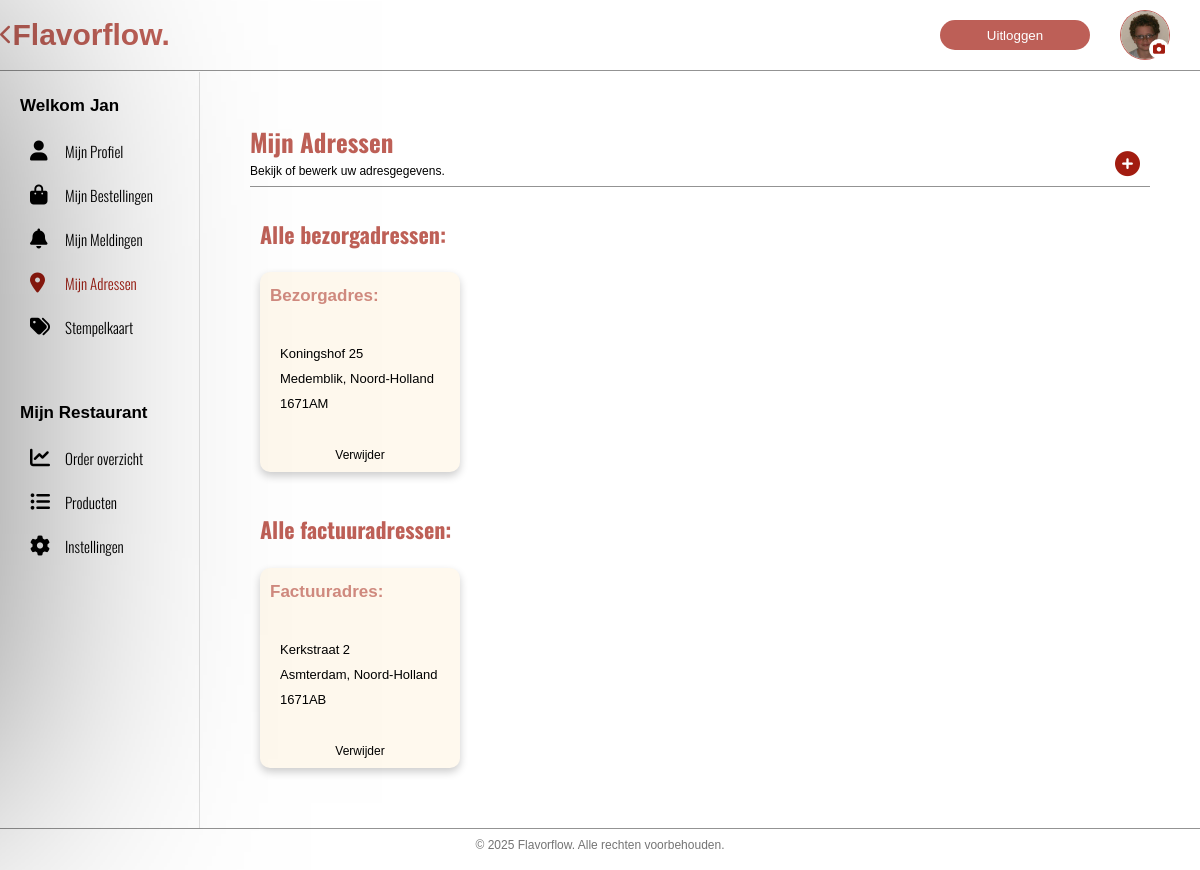
Page /address.php (signed in) on the committed database.
### tables this page shows
CREATE TABLE `address` (
  `address_id` int NOT NULL,
  `user_id` int NOT NULL,
  `address_type` varchar(255) NOT NULL,
  `country` varchar(255) NOT NULL,
  `province` varchar(255) NOT NULL,
  `city` varchar(255) NOT NULL,
  `street_name` varchar(255) NOT NULL,
  `street_number` int NOT NULL,
  `street_number_addon` varchar(20) DEFAULT NULL,
  `postal_code` varchar(55) NOT NULL,
  `created_at` varchar(55) NOT NULL,
  `active` tinyint(1) NOT NULL,
  `offline` tinyint(1) NOT NULL
);

### functions/functions.php (called while the page is built, shortened)
<?php
function getRestaurantOwnerIDByUsername($mysqli, $username) {
    $query = "SELECT restaurant_id FROM users WHERE username = ?";
    $stmt = $mysqli->prepare($query);
    $restaurant_id = '';
    $stmt->bind_param("s", $username);
    $stmt->execute();
    $stmt->bind_result($restaurant_id);
    if ($stmt->fetch()) {
        return $restaurant_id;
    } else {
        $stmt->close();
        return null;
    }
}
function getUserIdByUsername($mysqli, $username){
    $query = "SELECT user_id FROM users WHERE username = ?";
    $stmt = $mysqli->prepare($query);
    $user_id = '';
    $stmt->bind_param("s", $username);
    $stmt->execute();
    $stmt->bind_result($user_id);
    if ($stmt->fetch()) {
        return $user_id;
    } else {
        $stmt->close();
        return null;
    }
}

### address.php (the view, shortened to what this page needs)
<?php
require_once './db_conn.php';
include('./functions/functions.php');
$username = $_SESSION['username'];
$rank = $_SESSION['user_type'];
$fname = $_SESSION['fname'];
$profileimg = isset($_SESSION['profile_img_src']) ? "./img/profileimg/" . $_SESSION['profile_img_src'] : './img/logo-res.jpg';
$restaurant_id = getRestaurantOwnerIDByUsername($mysqli, $username);
$user_id =  getUserIdByUsername($mysqli, $username);
?>
<!DOCTYPE html>
<html lang="en">
<head>
    <link rel="stylesheet" href="https://cdnjs.cloudflare.com/ajax/libs/font-awesome/6.0.0-beta3/css/all.min.css">
    <link rel="stylesheet" href="./css/index.css" />
    <link rel="stylesheet" href="./css/order.css" />
    <link rel="stylesheet" href="./css/profile.css" />
    <link rel="stylesheet" href="./css/restaurants.css" />
    <link rel="stylesheet" href="./css/notification-error.css" />
    <link rel="stylesheet" href="./css/password-change.css" />
    <link rel="stylesheet" href="./css/login.css" />
</head>
<body>
    <header class="header">
        <div class="navbar-container">
            <nav class="navbar">
                <div onclick="goBack();" class="logo">
                    <i class="fas fa-chevron-left"></i>
                    <h1>Flavorflow.</h1>
                </div>
                <form class="navbar-logoutcontainer" action="./controllers/account_controller.php?type=logout" method="POST">
                    <button class="navbar-logoutbutton" type="submit">Uitloggen</button>
                </form>
            </nav>
            <div class="profile-imgcontainer">
                <?php if (empty($_SESSION['profile_img_src'])): ?>
                    <div class="profile-img">
                        <i class="fas fa-user profile-edit-icon"></i>
                        <i onclick="openImgChanger();" class="fas fa-camera edit-profile-button"></i>
                    </div>
                <?php else: ?>
                    <figure class="profile-img">
                        <img src="<?php echo $profileimg;; ?>" alt="Profile image">
                        <i onclick="openImgChanger();" class="fas fa-camera edit-profile-button"></i>
                    </figure>
                <?php endif; ?>
            </div>
        </div>
        <div class="navbar-underlinecontainer">
            <figure class="navbar-underline" style="width: 100%;"></figure>
        </div>
    </header>
    <main class="profile">
        <aside class="profile-navigation">
            <div class="profile-container">
                <header class="profile-header">
                    <h1>Welkom <span style="text-transform: capitalize;"><?php echo $fname; ?></span></h1>
                </header>
                <ul class="profile-list">
                    <li class="profile-listitem">
                        <div class="profile-listitem-container">
                            <i class="fas fa-user"></i>
                            <a href="./profile.php">Mijn Profiel</a>
                        </div>
                    </li>
                    <li class="profile-listitem">
                        <div class="profile-listitem-container">
                            <i class="fas fa-bag-shopping"></i>
                            <a href="./orders.php">Mijn Bestellingen</a>
                        </div>
                    </li>
                    <li class="profile-listitem">
                        <div class="profile-listitem-container">
                            <i class="fas fa-bell"></i>
                            <a href="./notifications.php">Mijn Meldingen</a>
                        </div>
                    </li>
                    <li class="profile-listitem">
                        <div class="profile-listitem-container active">
                            <i class="fas fa-location-dot"></i>
                            <a href="./address.php">Mijn Adressen</a>
                        </div>
                    </li>
                    <li class="profile-listitem">
                        <div class="profile-listitem-container">
                            <i class="fas fa-tags"></i>
                            <a href="./stamps.php">Stempelkaart</a>
                        </div>
                    </li>
                </ul>
            </div>
            <?php
            if ($rank == "res_owner" && !is_null($restaurant_id)) {
            ?>
                <div class="profile-container admin">
                    <header class="profile-header">
                        <h1>Mijn Restaurant</h1>
                    </header>
                    <ul class="profile-list">
                        <li class="profile-listitem">
                            <div class="profile-listitem-container">
                                <i class="fas fa-chart-line"></i>
                                <a href="./restaurant-orderoverview.php?id=<?php echo $restaurant_id; ?>">Order overzicht</a>
                            </div>
                        </li>
                        <li class="profile-listitem">
                            <div class="profile-listitem-container">
                                <i class="fas fa-list-ul"></i>
                                <a href="./restaurant-products.php?id=<?php echo $restaurant_id; ?>">Producten</a>
                            </div>
                        </li>
                        <li class="profile-listitem">
                            <div class="profile-listitem-container">
                                <i class="fas fa-gear"></i>
                                <a href="./restaurant-settings.php?id=<?php echo $restaurant_id; ?>">Instellingen</a>
                            </div>
                        </li>
                    </ul>
                </div>
            <?php
            } else {
                echo "";
            }
            ?>
        </aside>
        <section class="profile-content">
            <div class="profile-info">
                <div class="address-headerheading" style="padding-bottom: 0.5rem;">
                    <div class="address-headertext">
                        <h1>Mijn Adressen</h1>
                        <p>Bekijk of bewerk uw adresgegevens.</p>
                    </div>
                    <div class="address-headericon" onclick="openPopup('newaddresscontainer', 'close-newaddress');">
                        <i class="fas fa-circle-plus"></i>
                    </div>
                </div>
                <ul class="profile-info-list" style="border-top: 1px solid #939393;">
                    <div class="adres-container">
                        <header class="adres-header">
                            <h1>Alle bezorgadressen:</h1>
                        </header>
                        <div class="adres-deliverycontainer">
                            <?php
                            if ($user_id) {
                                $stmt = $mysqli->prepare("SELECT * FROM address WHERE user_id = ? AND address_type = 'bezorgadres'");
                                $stmt->execute([$user_id]);
                                $result = $stmt->get_result();
                                $addresses = $result->fetch_all(MYSQLI_ASSOC);
                                if (!empty($addresses)) {
                                    foreach ($addresses as $address) {
                            ?>
                                        <li class="adres-listitem">
                                            <div class="adres-listitem-header">
                                                <b>Bezorgadres:</b>
                                            </div>
                                            <div class="adres-listdata">
                                                <p><?php echo htmlspecialchars($address['street_name']) . " " . htmlspecialchars($address['street_number']) . ($address['street_number_addon'] ? " " . htmlspecialchars($address['street_number_addon']) : ""); ?></p>
                                                <p><?php echo htmlspecialchars($address['city']) . ", " . htmlspecialchars($address['province']); ?></p>
                                                <p style="text-transform: uppercase;"><?php echo htmlspecialchars($address['postal_code']); ?></p>
                                            </div>
                                            <button class="adres-listbutton" onclick="openDeleteAddress(<?php echo $address['address_id']; ?>);">
                                                Verwijder
                                            </button>
                                        </li>
                            <?php
                                    }
                                } else {
                                    echo "<p>Geen bezorgadressen gevonden.</p>";
                                }
                            } else {
                                echo "<p>Gebruiker niet ingelogd.</p>";
                            }
                            ?>
                        </div>
                    </div>
                    <div class="adres-container">
                        <header class="adres-header">
                            <h1>Alle factuuradressen:</h1>
                        </header>
                        <div class="adres-billcontainer">
                            <?php
                            if ($user_id) {
                                $stmt = $mysqli->prepare("SELECT * FROM address WHERE user_id = ? AND address_type = 'factuuradres'");
                                $stmt->execute([$user_id]);
                                $result = $stmt->get_result();
                                $addresses = $result->fetch_all(MYSQLI_ASSOC);
                                if (!empty($addresses)) {
                                    foreach ($addresses as $address) {
                            ?>
                                        <li class="adres-listitem">
                                            <div class="adres-listitem-header">
                                                <b>Factuuradres:</b>
                                            </div>
                                            <div class="adres-listdata">
                                                <p><?php echo htmlspecialchars($address['street_name']) . " " . htmlspecialchars($address['street_number']) . ($address['street_number_addon'] ? " " . htmlspecialchars($address['street_number_addon']) : ""); ?></p>
                                                <p><?php echo htmlspecialchars($address['city']) . ", " . htmlspecialchars($address['province']); ?></p>
                                                <p style="text-transform: uppercase;"><?php echo htmlspecialchars($address['postal_code']); ?></p>
                                            </div>
                                            <button class="adres-listbutton" onclick="openDeleteAddress(<?php echo $address['address_id']; ?>);">
                                                Verwijder
                                            </button>
                                        </li>
                            <?php
                                    }
                                } else {
                                    echo "<p>Geen factuuradressen gevonden.</p>";
                                }
                            } else {
                                echo "<p>Gebruiker niet ingelogd.</p>";
                            }
                            ?>
                        </div>
                    </div>
                </ul>
            </div>
        </section>
    </main>
    <div class="footer-container">
        <div class="footer-copyright" style="width: 100%;">
            <figure class="copyright-line"></figure>
            <p class="footer-copyrighttext">© 2025 Flavorflow. Alle rechten voorbehouden.</p>
        </div>
    </div>
</body>
</html>

### rows in the picture
address: street_name "Koningshof", street_number "25", city "Medemblik", province "Noord-Holland", postal_code "1671AM"
address: street_name "Kerkstraat", street_number "2", city "Asmterdam", province "Noord-Holland", postal_code "1671AB"

### other values in the picture
$fname "Jan"
